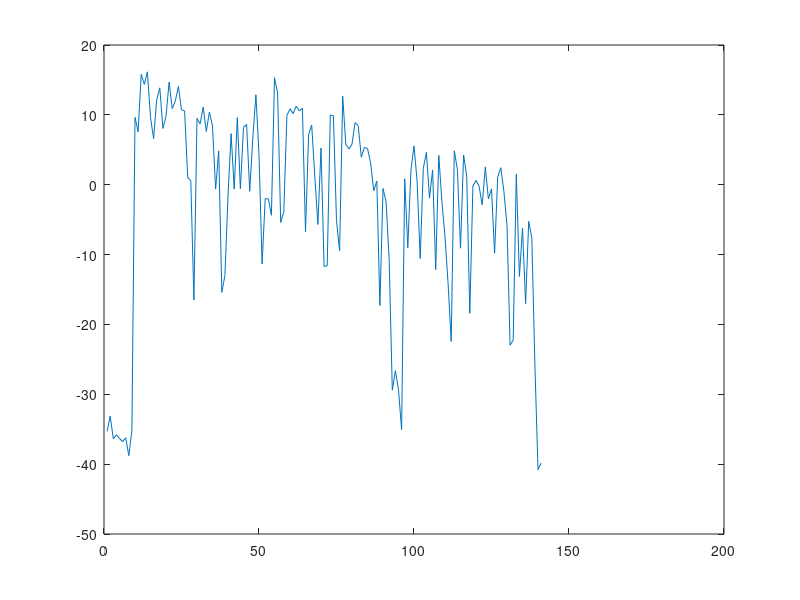

The MATLAB script that drew this image: (Note: this script raises an error after producing the figure.)
%% per vzorek - okynka
clc; clear all; close all;

load rec_autobus.mat

SNR_val = sum(s.^2)/sum(v.^2);
log_SNR = 10*log10(SNR_val);

% L = 160;
L = 1600;
for i = 1:floor(length(s)/L)
    k = ((i-1)*L)+1;
    SNR(i) = sum(s(k:k+L-1).^2)/sum(v(k:k+L-1).^2);
end

plot(10*log10(SNR))

%% per frekvence
clc; clear all; close all;

load("rec_autobus.mat")

NFFT = 256;
N_Overlap = 32;

[S, S_f] = stft(s, Fs, "FFTLength", NFFT, "OverlapLength", N_Overlap, 'FrequencyRange','onesided');
[V, V_f] = stft(v, Fs, "FFTLength", NFFT, "OverlapLength", N_Overlap, 'FrequencyRange','onesided');

SNR = sum(abs(S).^2, 2)./sum(abs(V).^2, 2);

plot(S_f, 10*log10(SNR))
xlabel("frequency")
ylabel("10*log10(x)")